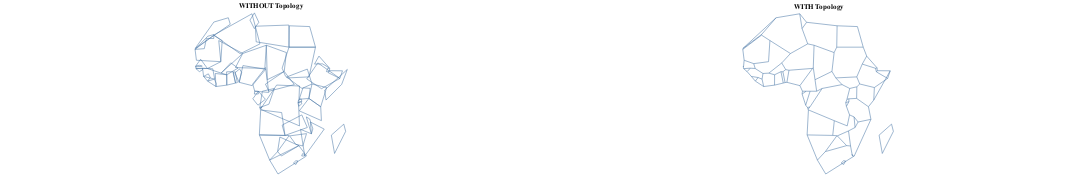

This figure's notebook cell:
### Code cell
l = tp.Topology(data=data, topology=False).toposimplify(4).to_alt().properties(title='WITHOUT Topology')
r = tp.Topology(data, topology=True).toposimplify(4).to_alt().properties(title='WITH Topology')
l | r

### Figure 1 — Vega-Lite specification as saved in the notebook (floating-point values rounded to 4 significant figures; data arrays with more than 128 entries replaced by an {"elided": "..."} marker saying what was removed)
{"config": {"view": {"continuousWidth": 400, "continuousHeight": 300}}, "hconcat": [{"data": {"name": "data-adde54e4df3dc58f1a3a79fcfbd0c306", "format": {"mesh": "data", "type": "topojson"}}, "mark": {"type": "geoshape", "filled": false}, "projection": {"reflectY": true, "type": "identity"}, "title": "WITHOUT Topology", "width": 1000}, {"data": {"name": "data-93ab7ef76c36982310e52544bb0d0057", "format": {"mesh": "data", "type": "topojson"}}, "mark": {"type": "geoshape", "filled": false}, "projection": {"reflectY": true, "type": "identity"}, "title": "WITH Topology", "width": 1000}], "$schema": "https://vega.github.io/schema/vega-lite/v4.8.1.json", "datasets": {"data-adde54e4df3dc58f1a3a79fcfbd0c306": {"type": "Topology", "objects": {"data": {"geometries": [{"properties": {"pop_est": 53950935, "continent": "Africa", "name": "Tanzania", "iso_a3": "TZA", "gdp_md_est": 150600.0}, "type": "Polygon", "arcs": [[0]]}, {"properties": {"pop_est": 603253, "continent": "Africa", "name": "W. Sahara", "iso_a3": "ESH", "gdp_md_est": 906.5}, "type": "Polygon", "arcs": [[1]]}, {"properties": {"pop_est": 83301151, "continent": "Africa", "name": "Dem. Rep. Congo", "iso_a3": "COD", "gdp_md_est": 66010.0}, "type": "Polygon", "arcs": [[2]]}, {"properties": {"pop_est": 7531386, "continent": "Africa", "name": "Somalia", "iso_a3": "SOM", "gdp_md_est": 4719.0}, "type": "Polygon", "arcs": [[3]]}, {"properties": {"pop_est": 47615739, "continent": "Africa", "name": "Kenya", "iso_a3": "KEN", "gdp_md_est": 152700.0}, "type": "Polygon", "arcs": [[4]]}, {"properties": {"pop_est": 37345935, "continent": "Africa", "name": "Sudan", "iso_a3": "SDN", "gdp_md_est": 176300.0}, "type": "Polygon", "arcs": [[5]]}, {"properties": {"pop_est": 12075985, "continent": "Africa", "name": "Chad", "iso_a3": "TCD", "gdp_md_est": 30590.0}, "type": "Polygon", "arcs": [[6]]}, {"properties": {"pop_est": 54841552, "continent": "Africa", "name": "South Africa", "iso_a3": "ZAF", "gdp_md_est": 739100.0}, "type": "Polygon", "arcs": [[7], [8]]}, {"properties": {"pop_est": 1958042, "continent": "Africa", "name": "Lesotho", "iso_a3": "LSO", "gdp_md_est": 6019.0}, "type": "Polygon", "arcs": [[8]]}, {"properties": {"pop_est": 13805084, "continent": "Africa", "name": "Zimbabwe", "iso_a3": "ZWE", "gdp_md_est": 28330.0}, "type": "Polygon", "arcs": [[9]]}, {"properties": {"pop_est": 2214858, "continent": "Africa", "name": "Botswana", "iso_a3": "BWA", "gdp_md_est": 35900.0}, "type": "Polygon", "arcs": [[10]]}, {"properties": {"pop_est": 2484780, "continent": "Africa", "name": "Namibia", "iso_a3": "NAM", "gdp_md_est": 25990.0}, "type": "Polygon", "arcs": [[11]]}, {"properties": {"pop_est": 14668522, "continent": "Africa", "name": "Senegal", "iso_a3": "SEN", "gdp_md_est": 39720.0}, "type": "Polygon", "arcs": [[12]]}, {"properties": {"pop_est": 17885245, "continent": "Africa", "name": "Mali", "iso_a3": "MLI", "gdp_md_est": 38090.0}, "type": "Polygon", "arcs": [[13]]}, {"properties": {"pop_est": 3758571, "continent": "Africa", "name": "Mauritania", "iso_a3": "MRT", "gdp_md_est": 16710.0}, "type": "Polygon", "arcs": [[14]]}, {"properties": {"pop_est": 11038805, "continent": "Africa", "name": "Benin", "iso_a3": "BEN", "gdp_md_est": 24310.0}, "type": "Polygon", "arcs": [[15]]}, {"properties": {"pop_est": 19245344, "continent": "Africa", "name": "Niger", "iso_a3": "NER", "gdp_md_est": 20150.0}, "type": "Polygon", "arcs": [[16]]}, {"properties": {"pop_est": 190632261, "continent": "Africa", "name": "Nigeria", "iso_a3": "NGA", "gdp_md_est": 1089000.0}, "type": "Polygon", "arcs": [[17]]}, {"properties": {"pop_est": 24994885, "continent": "Africa", "name": "Cameroon", "iso_a3": "CMR", "gdp_md_est": 77240.0}, "type": "Polygon", "arcs": [[18]]}, {"properties": {"pop_est": 7965055, "continent": "Africa", "name": "Togo", "iso_a3": "TGO", "gdp_md_est": 11610.0}, "type": "Polygon", "arcs": [[19]]}, {"properties": {"pop_est": 27499924, "continent": "Africa", "name": "Ghana", "iso_a3": "GHA", "gdp_md_est": 120800.0}, "type": "Polygon", "arcs": [[20]]}, {"properties": {"pop_est": 24184810, "continent": "Africa", "name": "Côte d'Ivoire", "iso_a3": "CIV", "gdp_md_est": 87120.0}, "type": "Polygon", "arcs": [[21]]}, {"properties": {"pop_est": 12413867, "continent": "Africa", "name": "Guinea", "iso_a3": "GIN", "gdp_md_est": 16080.0}, "type": "Polygon", "arcs": [[22]]}, {"properties": {"pop_est": 1792338, "continent": "Africa", "name": "Guinea-Bissau", "iso_a3": "GNB", "gdp_md_est": 2851.0}, "type": "Polygon", "arcs": [[23]]}, {"properties": {"pop_est": 4689021, "continent": "Africa", "name": "Liberia", "iso_a3": "LBR", "gdp_md_est": 3881.0}, "type": "Polygon", "arcs": [[24]]}, {"properties": {"pop_est": 6163195, "continent": "Africa", "name": "Sierra Leone", "iso_a3": "SLE", "gdp_md_est": 10640.0}, "type": "Polygon", "arcs": [[25]]}, {"properties": {"pop_est": 20107509, "continent": "Africa", "name": "Burkina Faso", "iso_a3": "BFA", "gdp_md_est": 32990.0}, "type": "Polygon", "arcs": [[26]]}, {"properties": {"pop_est": 5625118, "continent": "Africa", "name": "Central African Rep.", "iso_a3": "CAF", "gdp_md_est": 3206.0}, "type": "Polygon", "arcs": [[27]]}, {"properties": {"pop_est": 4954674, "continent": "Africa", "name": "Congo", "iso_a3": "COG", "gdp_md_est": 30270.0}, "type": "Polygon", "arcs": [[28]]}, {"properties": {"pop_est": 1772255, "continent": "Africa", "name": "Gabon", "iso_a3": "GAB", "gdp_md_est": 35980.0}, "type": "Polygon", "arcs": [[29]]}, {"properties": {"pop_est": 778358, "continent": "Africa", "name": "Eq. Guinea", "iso_a3": "GNQ", "gdp_md_est": 31770.0}, "type": "Polygon", "arcs": [[30]]}, {"properties": {"pop_est": 15972000, "continent": "Africa", "name": "Zambia", "iso_a3": "ZMB", "gdp_md_est": 65170.0}, "type": "Polygon", "arcs": [[31]]}, {"properties": {"pop_est": 19196246, "continent": "Africa", "name": "Malawi", "iso_a3": "MWI", "gdp_md_est": 21200.0}, "type": "Polygon", "arcs": [[32]]}, {"properties": {"pop_est": 26573706, "continent": "Africa", "name": "Mozambique", "iso_a3": "MOZ", "gdp_md_est": 35010.0}, "type": "Polygon", "arcs": [[33]]}, {"properties": {"pop_est": 1467152, "continent": "Africa", "name": "eSwatini", "iso_a3": "SWZ", "gdp_md_est": 11060.0}, "type": "Polygon", "arcs": [[34]]}, {"properties": {"pop_est": 29310273, "continent": "Africa", "name": "Angola", "iso_a3": "AGO", "gdp_md_est": 189000.0}, "type": "MultiPolygon", "arcs": [[[35]], [[36]]]}, {"properties": {"pop_est": 11466756, "continent": "Africa", "name": "Burundi", "iso_a3": "BDI", "gdp_md_est": 7892.0}, "type": "Polygon", "arcs": [[37]]}, {"properties": {"pop_est": 25054161, "continent": "Africa", "name": "Madagascar", "iso_a3": "MDG", "gdp_md_est": 36860.0}, "type": "Polygon", "arcs": [[38]]}, {"properties": {"pop_est": 2051363, "continent": "Africa", "name": "Gambia", "iso_a3": "GMB", "gdp_md_est": 3387.0}, "type": "Polygon", "arcs": [[39]]}, {"properties": {"pop_est": 11403800, "continent": "Africa", "name": "Tunisia", "iso_a3": "TUN", "gdp_md_est": 130800.0}, "type": "Polygon", "arcs": [[40]]}, {"properties": {"pop_est": 40969443, "continent": "Africa", "name": "Algeria", "iso_a3": "DZA", "gdp_md_est": 609400.0}, "type": "Polygon", "arcs": [[41]]}, {"properties": {"pop_est": 5918919, "continent": "Africa", "name": "Eritrea", "iso_a3": "ERI", "gdp_md_est": 9169.0}, "type": "Polygon", "arcs": [[42]]}, {"properties": {"pop_est": 33986655, "continent": "Africa", "name": "Morocco", "iso_a3": "MAR", "gdp_md_est": 282800.0}, "type": "Polygon", "arcs": [[43]]}, {"properties": {"pop_est": 97041072, "continent": "Africa", "name": "Egypt", "iso_a3": "EGY", "gdp_md_est": 1105000.0}, "type": "Polygon", "arcs": [[44]]}, {"properties": {"pop_est": 6653210, "continent": "Africa", "name": "Libya", "iso_a3": "LBY", "gdp_md_est": 90890.0}, "type": "Polygon", "arcs": [[45]]}, {"properties": {"pop_est": 105350020, "continent": "Africa", "name": "Ethiopia", "iso_a3": "ETH", "gdp_md_est": 174700.0}, "type": "Polygon", "arcs": [[46]]}, {"properties": {"pop_est": 865267, "continent": "Africa", "name": "Djibouti", "iso_a3": "DJI", "gdp_md_est": 3345.0}, "type": "Polygon", "arcs": [[47]]}, {"properties": {"pop_est": 3500000, "continent": "Africa", "name": "Somaliland", "iso_a3": "-99", "gdp_md_est": 12250.0}, "type": "Polygon", "arcs": [[48]]}, {"properties": {"pop_est": 39570125, "continent": "Africa", "name": "Uganda", "iso_a3": "UGA", "gdp_md_est": 84930.0}, "type": "Polygon", "arcs": [[49]]}, {"properties": {"pop_est": 11901484, "continent": "Africa", "name": "Rwanda", "iso_a3": "RWA", "gdp_md_est": 21970.0}, "type": "Polygon", "arcs": [[50]]}, {"properties": {"pop_est": 13026129, "continent": "Africa", "name": "S. Sudan", "iso_a3": "SSD", "gdp_md_est": 20880.0}, "type": "Polygon", "arcs": [[51]]}], "type": "GeometryCollection"}}, "bbox": [-17.63, -34.82, 51.13, 37.35], "transform": {"scale": [6.876e-05, 7.217e-05], "translate": [-17.63, -34.82]}, "arcs": {"elided": "52 rows, 538 int values in total"}}, "data-93ab7ef76c36982310e52544bb0d0057": {"type": "Topology", "objects": {"data": {"geometries": [{"properties": {"pop_est": 53950935, "continent": "Africa", "name": "Tanzania", "iso_a3": "TZA", "gdp_md_est": 150600.0}, "type": "Polygon", "arcs": [[-6, 0, -84, -82, -77, -3, -100, -140, -137]]}, {"properties": {"pop_est": 603253, "continent": "Africa", "name": "W. Sahara", "iso_a3": "ESH", "gdp_md_est": 906.5}, "type": "Polygon", "arcs": [[-106, -22, 1, -115]]}, {"properties": {"pop_est": 83301151, "continent": "Africa", "name": "Dem. Rep. Congo", "iso_a3": "COD", "gdp_md_est": 66010.0}, "type": "Polygon", "arcs": [[2, -81, -96, 3, -93, -67, -63, -144, -138, -142, -101]]}, {"properties": {"pop_est": 7531386, "continent": "Africa", "name": "Somalia", "iso_a3": "SOM", "gdp_md_est": 4719.0}, "type": "Polygon", "arcs": [[-7, -126, -133, 4]]}, {"properties": {"pop_est": 47615739, "continent": "Africa", "name": "Kenya", "iso_a3": "KEN", "gdp_md_est": 152700.0}, "type": "Polygon", "arcs": [[5, -139, -148, -127, 6, 7]]}, {"properties": {"pop_est": 37345935, "continent": "Africa", "name": "Sudan", "iso_a3": "SDN", "gdp_md_est": 176300.0}, "type": "Polygon", "arcs": [[-66, -10, -119, -117, 8, -112, -128, -146]]}, {"properties": {"pop_est": 12075985, "continent": "Africa", "name": "Chad", "iso_a3": "TCD", "gdp_md_est": 30590.0}, "type": "Polygon", "arcs": [[9, -65, -33, -27, -120]]}, {"properties": {"pop_est": 54841552, "continent": "Africa", "name": "South Africa", "iso_a3": "ZAF", "gdp_md_est": 739100.0}, "type": "Polygon", "arcs": [[-16, -14, -13, -87, -91, -86, 10], [11]]}, {"properties": {"pop_est": 1958042, "continent": "Africa", "name": "Lesotho", "iso_a3": "LSO", "gdp_md_est": 6019.0}, "type": "Polygon", "arcs": [[11]]}, {"properties": {"pop_est": 13805084, "continent": "Africa", "name": "Zimbabwe", "iso_a3": "ZWE", "gdp_md_est": 28330.0}, "type": "Polygon", "arcs": [[12, -15, -78, -88]]}, {"properties": {"pop_est": 2214858, "continent": "Africa", "name": "Botswana", "iso_a3": "BWA", "gdp_md_est": 35900.0}, "type": "Polygon", "arcs": [[13, -18, -79, 14]]}, {"properties": {"pop_est": 2484780, "continent": "Africa", "name": "Namibia", "iso_a3": "NAM", "gdp_md_est": 25990.0}, "type": "Polygon", "arcs": [[15, 16, -98, -80, 17]]}, {"properties": {"pop_est": 14668522, "continent": "Africa", "name": "Senegal", "iso_a3": "SEN", "gdp_md_est": 39720.0}, "type": "Polygon", "arcs": [[18, -24, -21, -44, -48, 19, -103]]}, {"properties": {"pop_est": 17885245, "continent": "Africa", "name": "Mali", "iso_a3": "MLI", "gdp_md_est": 38090.0}, "type": "Polygon", "arcs": [[20, -23, -110, -29, -57, -41, -45]]}, {"properties": {"pop_est": 3758571, "continent": "Africa", "name": "Mauritania", "iso_a3": "MRT", "gdp_md_est": 16710.0}, "type": "Polygon", "arcs": [[21, -111, 22, 23, 24]]}, {"properties": {"pop_est": 11038805, "continent": "Africa", "name": "Benin", "iso_a3": "BEN", "gdp_md_est": 24310.0}, "type": "Polygon", "arcs": [[25, -37, -59, -28, -30]]}, {"properties": {"pop_est": 19245344, "continent": "Africa", "name": "Niger", "iso_a3": "NER", "gdp_md_est": 20150.0}, "type": "Polygon", "arcs": [[26, -36, -31, 27, -58, 28, -109, -121]]}, {"properties": {"pop_est": 190632261, "continent": "Africa", "name": "Nigeria", "iso_a3": "NGA", "gdp_md_est": 1089000.0}, "type": "Polygon", "arcs": [[29, 30, -35, 31]]}, {"properties": {"pop_est": 24994885, "continent": "Africa", "name": "Cameroon", "iso_a3": "CMR", "gdp_md_est": 77240.0}, "type": "Polygon", "arcs": [[32, -64, -69, -71, -74, 33, 34, 35]]}, {"properties": {"pop_est": 7965055, "continent": "Africa", "name": "Togo", "iso_a3": "TGO", "gdp_md_est": 11610.0}, "type": "Polygon", "arcs": [[36, 37, -39, -60]]}, {"properties": {"pop_est": 27499924, "continent": "Africa", "name": "Ghana", "iso_a3": "GHA", "gdp_md_est": 120800.0}, "type": "Polygon", "arcs": [[38, 39, -42, -61]]}, {"properties": {"pop_est": 24184810, "continent": "Africa", "name": "Côte d'Ivoire", "iso_a3": "CIV", "gdp_md_est": 87120.0}, "type": "Polygon", "arcs": [[40, -62, 41, 42, -51, -46]]}, {"properties": {"pop_est": 12413867, "continent": "Africa", "name": "Guinea", "iso_a3": "GIN", "gdp_md_est": 16080.0}, "type": "Polygon", "arcs": [[43, 44, 45, -53, -54, 46, -49]]}, {"properties": {"pop_est": 1792338, "continent": "Africa", "name": "Guinea-Bissau", "iso_a3": "GNB", "gdp_md_est": 2851.0}, "type": "Polygon", "arcs": [[47, 48, 49]]}, {"properties": {"pop_est": 4689021, "continent": "Africa", "name": "Liberia", "iso_a3": "LBR", "gdp_md_est": 3881.0}, "type": "Polygon", "arcs": [[50, 51, -55, 52]]}, {"properties": {"pop_est": 6163195, "continent": "Africa", "name": "Sierra Leone", "iso_a3": "SLE", "gdp_md_est": 10640.0}, "type": "Polygon", "arcs": [[53, 54, 55]]}, {"properties": {"pop_est": 20107509, "continent": "Africa", "name": "Burkina Faso", "iso_a3": "BFA", "gdp_md_est": 32990.0}, "type": "Polygon", "arcs": [[56, 57, 58, 59, 60, 61]]}, {"properties": {"pop_est": 5625118, "continent": "Africa", "name": "Central African Rep.", "iso_a3": "CAF", "gdp_md_est": 3206.0}, "type": "Polygon", "arcs": [[62, -70, 63, 64, 65, -145]]}, {"properties": {"pop_est": 4954674, "continent": "Africa", "name": "Congo", "iso_a3": "COG", "gdp_md_est": 30270.0}, "type": "Polygon", "arcs": [[66, -95, 67, -72, 68, 69]]}, {"properties": {"pop_est": 1772255, "continent": "Africa", "name": "Gabon", "iso_a3": "GAB", "gdp_md_est": 35980.0}, "type": "Polygon", "arcs": [[70, 71, 72, -75]]}, {"properties": {"pop_est": 778358, "continent": "Africa", "name": "Eq. Guinea", "iso_a3": "GNQ", "gdp_md_est": 31770.0}, "type": "Polygon", "arcs": [[73, 74, 75]]}, {"properties": {"pop_est": 15972000, "continent": "Africa", "name": "Zambia", "iso_a3": "ZMB", "gdp_md_est": 65170.0}, "type": "Polygon", "arcs": [[76, -83, -89, 77, 78, 79, -97, 80]]}, {"properties": {"pop_est": 19196246, "continent": "Africa", "name": "Malawi", "iso_a3": "MWI", "gdp_md_est": 21200.0}, "type": "Polygon", "arcs": [[81, -90, 82]]}, {"properties": {"pop_est": 26573706, "continent": "Africa", "name": "Mozambique", "iso_a3": "MOZ", "gdp_md_est": 35010.0}, "type": "Polygon", "arcs": [[83, 84, 85, -92, 86, 87, 88, 89]]}, {"properties": {"pop_est": 1467152, "continent": "Africa", "name": "eSwatini", "iso_a3": "SWZ", "gdp_md_est": 11060.0}, "type": "Polygon", "arcs": [[90, 91]]}, {"properties": {"pop_est": 29310273, "continent": "Africa", "name": "Angola", "iso_a3": "AGO", "gdp_md_est": 189000.0}, "type": "MultiPolygon", "arcs": [[[92, 93, 94]], [[95, 96, 97, 98]]]}, {"properties": {"pop_est": 11466756, "continent": "Africa", "name": "Burundi", "iso_a3": "BDI", "gdp_md_est": 7892.0}, "type": "Polygon", "arcs": [[99, 100, -141]]}, {"properties": {"pop_est": 25054161, "continent": "Africa", "name": "Madagascar", "iso_a3": "MDG", "gdp_md_est": 36860.0}, "type": "Polygon", "arcs": [[101]]}, {"properties": {"pop_est": 2051363, "continent": "Africa", "name": "Gambia", "iso_a3": "GMB", "gdp_md_est": 3387.0}, "type": "Polygon", "arcs": [[102, 103]]}, {"properties": {"pop_est": 11403800, "continent": "Africa", "name": "Tunisia", "iso_a3": "TUN", "gdp_md_est": 130800.0}, "type": "Polygon", "arcs": [[-108, 104, -123]]}, {"properties": {"pop_est": 40969443, "continent": "Africa", "name": "Algeria", "iso_a3": "DZA", "gdp_md_est": 609400.0}, "type": "Polygon", "arcs": [[105, -114, 106, 107, -122, 108, 109, 110]]}, {"properties": {"pop_est": 5918919, "continent": "Africa", "name": "Eritrea", "iso_a3": "ERI", "gdp_md_est": 9169.0}, "type": "Polygon", "arcs": [[111, 112, -130, -129]]}, {"properties": {"pop_est": 33986655, "continent": "Africa", "name": "Morocco", "iso_a3": "MAR", "gdp_md_est": 282800.0}, "type": "Polygon", "arcs": [[113, 114, 115]]}, {"properties": {"pop_est": 97041072, "continent": "Africa", "name": "Egypt", "iso_a3": "EGY", "gdp_md_est": 1105000.0}, "type": "Polygon", "arcs": [[116, -125, 117]]}, {"properties": {"pop_est": 6653210, "continent": "Africa", "name": "Libya", "iso_a3": "LBY", "gdp_md_est": 90890.0}, "type": "Polygon", "arcs": [[118, 119, 120, 121, 122, 123, 124]]}, {"properties": {"pop_est": 105350020, "continent": "Africa", "name": "Ethiopia", "iso_a3": "ETH", "gdp_md_est": 174700.0}, "type": "Polygon", "arcs": [[125, 126, -147, 127, 128, -132, -134]]}, {"properties": {"pop_est": 865267, "continent": "Africa", "name": "Djibouti", "iso_a3": "DJI", "gdp_md_est": 3345.0}, "type": "Polygon", "arcs": [[129, 130, -135, 131]]}, {"properties": {"pop_est": 3500000, "continent": "Africa", "name": "Somaliland", "iso_a3": "-99", "gdp_md_est": 12250.0}, "type": "Polygon", "arcs": [[132, 133, 134, 135]]}, {"properties": {"pop_est": 39570125, "continent": "Africa", "name": "Uganda", "iso_a3": "UGA", "gdp_md_est": 84930.0}, "type": "Polygon", "arcs": [[136, -143, 137, -149, 138]]}, {"properties": {"pop_est": 11901484, "continent": "Africa", "name": "Rwanda", "iso_a3": "RWA", "gdp_md_est": 21970.0}, "type": "Polygon", "arcs": [[139, 140, 141, 142]]}, {"properties": {"pop_est": 13026129, "continent": "Africa", "name": "S. Sudan", "iso_a3": "SSD", "gdp_md_est": 20880.0}, "type": "Polygon", "arcs": [[143, 144, 145, 146, 147, 148]]}], "type": "GeometryCollection"}}, "bbox": [-17.63, -34.82, 51.13, 37.35], "transform": {"scale": [6.876e-05, 7.217e-05], "translate": [-17.63, -34.82]}, "arcs": {"elided": "149 rows, 616 int values in total"}}}}
